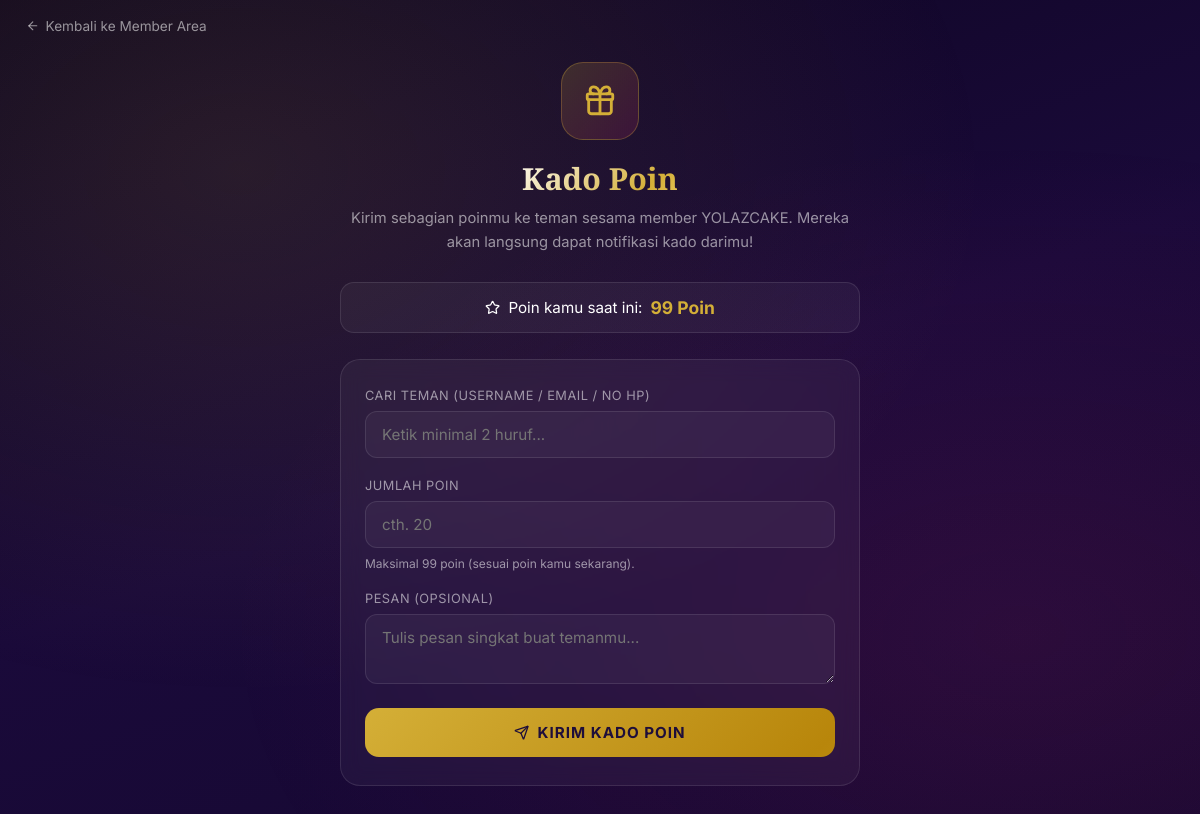
Page /member/kado_poin.php (signed in) on the earlier database version.
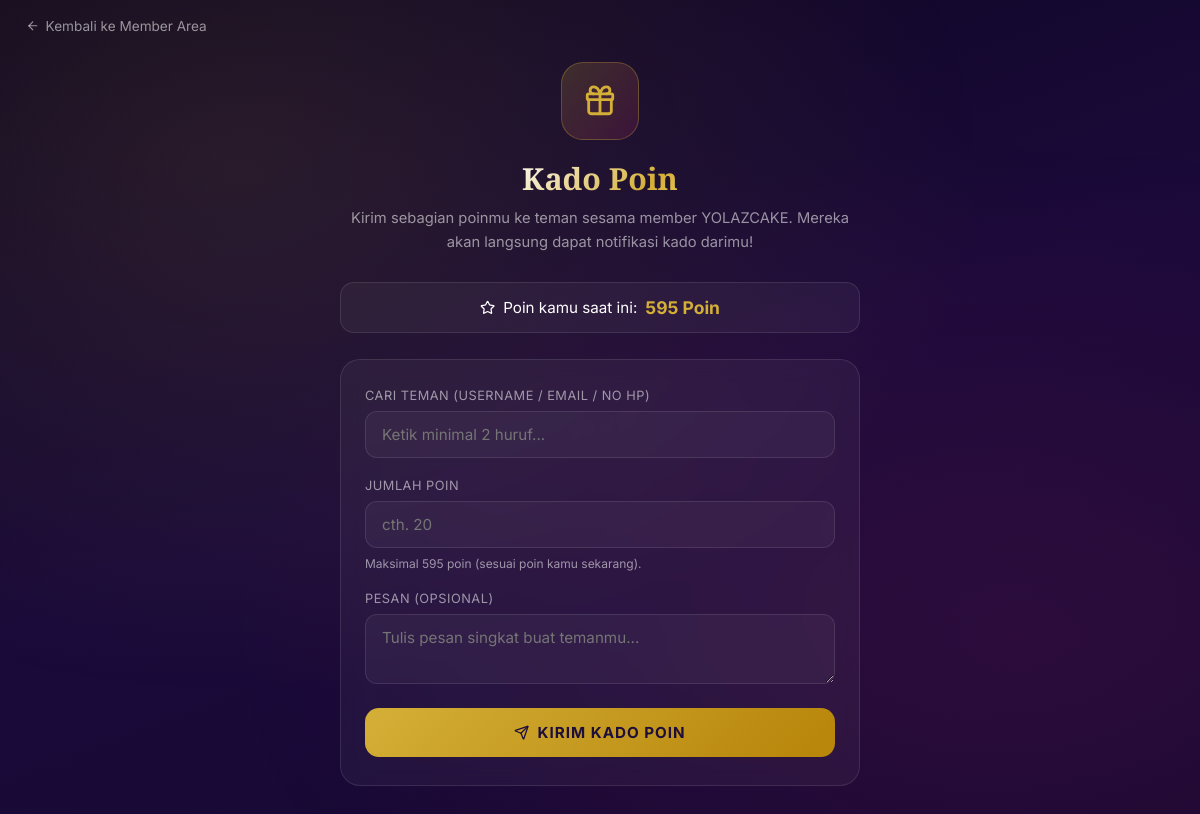
Same page on the later database version.
### tables this page shows
CREATE TABLE `member` (
  `id_member` int(11) NOT NULL,
  `id_user` int(11) DEFAULT NULL,
  `nama` varchar(100) NOT NULL,
  `email` varchar(100) DEFAULT NULL,
  `no_hp` varchar(20) DEFAULT NULL,
  `alamat` text DEFAULT NULL,
  `poin` int(11) DEFAULT 0,
  `streak_saat_ini` int(11) NOT NULL DEFAULT 0,
  `streak_terbaik` int(11) NOT NULL DEFAULT 0,
  `checkin_terakhir` date DEFAULT NULL,
  `created_at` timestamp NOT NULL DEFAULT current_timestamp()
);

### config/member_helper.php (called while the page is built, shortened)
<?php
function get_current_member(mysqli $conn) {
    $username = $_SESSION['username'];
    $email    = $_SESSION['email'] ?? null;
    $id_user  = $_SESSION['user_id'] ?? null;
    if ($id_user) {
        $stmt = $conn->prepare("SELECT * FROM member WHERE id_user = ? LIMIT 1");
        $stmt->bind_param("i", $id_user);
        $stmt->execute();
        $member = $stmt->get_result()->fetch_assoc();
        if ($member) {
            return $member;
        }
    }
    $emailToSave = $email ?? '';
    $stmt = $conn->prepare(
        "INSERT INTO member (id_user, nama, email, no_hp, alamat, poin) VALUES (?, ?, ?, '', '', 0)"
    );
    $stmt->bind_param("iss", $id_user, $username, $emailToSave);
    $stmt->execute();
    $newId = $stmt->insert_id;
    $stmt2 = $conn->prepare("SELECT * FROM member WHERE id_member = ?");
    $stmt2->bind_param("i", $newId);
    $stmt2->execute();
    $member = $stmt2->get_result()->fetch_assoc();
    return $member;
}

### member/kado_poin.php (the view, shortened to what this page needs)
<?php
require_once '../config/koneksi.php';
require_once '../config/member_helper.php';
$member = get_current_member($conn);
$poin_saya = (int) ($member['poin'] ?? 0);
?>
<!DOCTYPE html>
<html lang="id">
<head>
  <link rel="stylesheet" href="../assets/css/lucide-icons.css">
</head>
<body>
<div class="top-nav">
  <a href="member.php"><i data-lucide="arrow-left" class="lucide-ic"></i> Kembali ke Member Area</a>
</div>
<div class="wrap">
  <div class="hero-icon"><i data-lucide="gift" class="lucide-ic"></i></div>
  <h1>Kado Poin</h1>
  <p class="sub">Kirim sebagian poinmu ke teman sesama member YOLAZCAKE. Mereka akan langsung dapat notifikasi kado darimu!</p>
  <div class="poin-badge"><i data-lucide="star" class="lucide-ic"></i> Poin kamu saat ini: <strong><?= $poin_saya ?> Poin</strong></div>
  <div class="card">
    <form method="POST" id="formKado">
      <div class="field">
        <label>Cari Teman (username / email / no HP)</label>
        <input type="text" id="cariInput" placeholder="Ketik minimal 2 huruf..." autocomplete="off">
      </div>
      <div class="field">
        <label>Jumlah Poin</label>
        <input type="number" name="poin" min="1" max="<?= $poin_saya ?>" placeholder="cth. 20" required>
        <p class="hint">Maksimal <?= $poin_saya ?> poin (sesuai poin kamu sekarang).</p>
      </div>
      <div class="field">
        <label>Pesan (opsional)</label>
        <textarea name="pesan" maxlength="150" placeholder="Tulis pesan singkat buat temanmu..."></textarea>
      </div>
      <button type="submit" class="btn-kirim" id="btnKirim" disabled>
        <i data-lucide="send" class="lucide-ic"></i> Kirim Kado Poin
      </button>
    </form>
  </div>
</div>
</body>
</html>

Differences in the rows shown:
changed member: poin "99" → "595"
